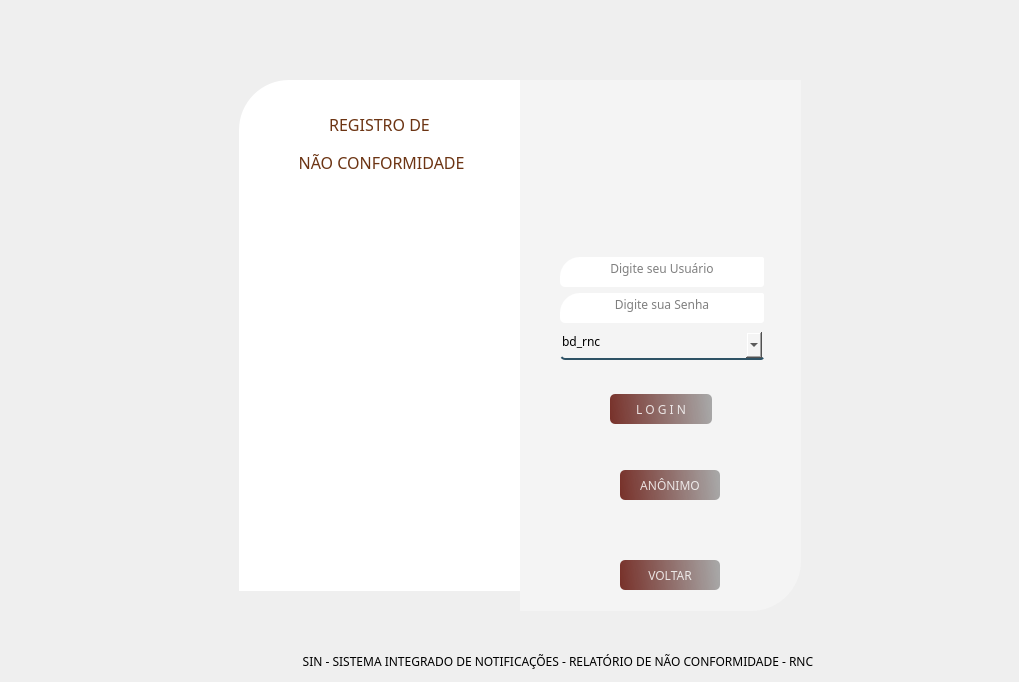
     <widget class="QWidget" name="page_7">
      <widget class="QFrame" name="frame_3">
       <property name="geometry">
        <rect>
         <x>239</x>
         <y>80</y>
         <width>281</width>
         <height>511</height>
        </rect>
       </property>
       <property name="font">
        <font>
         <family>Reem Kufi</family>
        </font>
       </property>
       <property name="styleSheet">
        <string notr="true">border-top-left-radius:50px;
image: url(:/Imagens/Fundo_login.jpg);
background-color: rgb(255, 255, 255);


</string>
       </property>
       <property name="frameShape">
        <enum>QFrame::StyledPanel</enum>
       </property>
       <property name="frameShadow">
        <enum>QFrame::Raised</enum>
       </property>
       <widget class="QLabel" name="label_12">
        <property name="geometry">
         <rect>
          <x>13</x>
          <y>110</y>
          <width>261</width>
          <height>351</height>
         </rect>
        </property>
        <property name="styleSheet">
         <string notr="true">image: url(:/Imagem/Dia-da-Qualidadecorte (1).png);</string>
        </property>
        <property name="text">
         <string/>
        </property>
       </widget>
       <widget class="QWidget" name="layoutWidget_2">
        <property name="geometry">
         <rect>
          <x>51</x>
          <y>28</y>
          <width>179</width>
          <height>70</height>
         </rect>
        </property>
        <layout class="QVBoxLayout" name="verticalLayout_26">
         <item>
          <widget class="QLabel" name="label_13">
           <property name="font">
            <font>
             <family>Reem Kufi</family>
             <pointsize>12</pointsize>
             <bold>false</bold>
            </font>
           </property>
           <property name="styleSheet">
            <string notr="true">color: rgb(108, 52, 19);</string>
           </property>
           <property name="text">
            <string>REGISTRO DE</string>
           </property>
           <property name="alignment">
            <set>Qt::AlignCenter</set>
           </property>
          </widget>
         </item>
         <item>
          <widget class="QLabel" name="label_23">
           <property name="font">
            <font>
             <family>Reem Kufi</family>
             <pointsize>12</pointsize>
             <bold>false</bold>
            </font>
           </property>
           <property name="styleSheet">
            <string notr="true">color: rgb(108, 52, 19);</string>
           </property>
           <property name="text">
            <string> NÃO CONFORMIDADE</string>
           </property>
           <property name="alignment">
            <set>Qt::AlignCenter</set>
           </property>
          </widget>
         </item>
        </layout>
       </widget>
      </widget>
      <widget class="QFrame" name="frame_4">
       <property name="geometry">
        <rect>
         <x>520</x>
         <y>80</y>
         <width>281</width>
         <height>531</height>
        </rect>
       </property>
       <property name="styleSheet">
        <string notr="true">border-bottom-right-radius:50px;
background-color: rgb(244, 244, 244);</string>
       </property>
       <property name="frameShape">
        <enum>QFrame::StyledPanel</enum>
       </property>
       <property name="frameShadow">
        <enum>QFrame::Raised</enum>
       </property>
       <widget class="QWidget" name="layoutWidget_9">
        <property name="geometry">
         <rect>
          <x>40</x>
          <y>176</y>
          <width>204</width>
          <height>105</height>
         </rect>
        </property>
        <layout class="QVBoxLayout" name="verticalLayout_27">
         <item>
          <layout class="QVBoxLayout" name="verticalLayout_28">
           <item>
            <widget class="QLineEdit" name="txt_usuario">
             <property name="minimumSize">
              <size>
               <width>200</width>
               <height>30</height>
              </size>
             </property>
             <property name="font">
              <font>
               <family>Reem Kufi</family>
              </font>
             </property>
             <property name="styleSheet">
              <string notr="true">background-color: rgb(255, 255, 255);
padding-bottom:7px;
border-top-left-radius : 20px;
border-top-right-radius : 2px;
border-bottom-left-radius:5px;
border-bottom-right-radius : 3px;</string>
             </property>
             <property name="text">
              <string/>
             </property>
             <property name="alignment">
              <set>Qt::AlignCenter</set>
             </property>
             <property name="placeholderText">
              <string>Digite seu Usuário</string>
             </property>
            </widget>
           </item>
           <item>
            <widget class="QLineEdit" name="txt_senha">
             <property name="minimumSize">
              <size>
               <width>200</width>
               <height>30</height>
              </size>
             </property>
             <property name="font">
              <font>
               <family>Reem Kufi</family>
              </font>
             </property>
             <property name="styleSheet">
              <string notr="true">background-color: rgb(255, 255, 255);
padding-bottom:7px;
border-top-left-radius : 20px;
border-top-right-radius : 2px;
border-bottom-left-radius:5px;
border-bottom-right-radius : 3px;</string>
             </property>
             <property name="text">
              <string/>
             </property>
             <property name="echoMode">
              <enum>QLineEdit::Password</enum>
             </property>
             <property name="alignment">
              <set>Qt::AlignCenter</set>
             </property>
             <property name="placeholderText">
              <string>Digite sua Senha</string>
             </property>
            </widget>
           </item>
          </layout>
         </item>
         <item>
          <widget class="QComboBox" name="cb_empresa">
           <property name="minimumSize">
            <size>
             <width>200</width>
             <height>20</height>
            </size>
           </property>
           <property name="font">
            <font>
             <family>Reem Kufi</family>
            </font>
           </property>
           <property name="layoutDirection">
            <enum>Qt::LeftToRight</enum>
           </property>
           <property name="styleSheet">
            <string notr="true">border:2px solid rgba(0,0,0,0);
border-bottom-color:rgba(46,82,101,255);
color:rgb(0,0,0);
padding-bottom:7px;
border-top-left-radius : 20px;
border-top-right-radius : 2px;
border-bottom-left-radius:5px;
border-bottom-right-radius : 3px;</string>
           </property>
           <property name="insertPolicy">
            <enum>QComboBox::NoInsert</enum>
           </property>
           <property name="sizeAdjustPolicy">
            <enum>QComboBox::AdjustToContentsOnFirstShow</enum>
           </property>
           <property name="placeholderText">
            <string/>
           </property>
           <item>
            <property name="text">
             <string>bd_rnc</string>
            </property>
           </item>
           <item>
            <property name="text">
             <string>bd_rnc_homologa</string>
            </property>
           </item>
          </widget>
         </item>
        </layout>
       </widget>
       <widget class="QPushButton" name="btn_anonimo">
        <property name="geometry">
         <rect>
          <x>100</x>
          <y>390</y>
          <width>100</width>
          <height>30</height>
         </rect>
        </property>
        <property name="minimumSize">
         <size>
          <width>100</width>
          <height>30</height>
         </size>
        </property>
        <property name="font">
         <font>
          <family>Reem Kufi</family>
         </font>
        </property>
        <property name="styleSheet">
         <string notr="true">QPushButton#btn_anonimo{
	background-color: qlineargradient(spread:pad, x1:0, y1:0.505682, x2:1, y2:0.477, stop:0 rgba(100, 19,11, 219), stop:1 rgba(0, 0, 0, 80));
	color:rgba(255, 255, 255, 210);
	border-radius: 5px;
}
QPushButton#btn_anonimo:hover{
	background-color: qlineargradient(spread:pad, x1:0, y1:0.505682,x2:1,y2:0.477, stop:0 rgba(150, 123, 111, 219), stop:1 rgba(85, 81, 84, 226));
}
QPushButton#btn_anonimo:pressed{
	padding-left:5px;
	padding -top:5px;
	background-color:rgba(150, 123, 111, 255);
}
</string>
        </property>
        <property name="text">
         <string>ANÔNIMO</string>
        </property>
       </widget>
       <widget class="QWidget" name="layoutWidget_10">
        <property name="geometry">
         <rect>
          <x>90</x>
          <y>295</y>
          <width>102</width>
          <height>68</height>
         </rect>
        </property>
        <layout class="QVBoxLayout" name="verticalLayout_29">
         <item>
          <widget class="QPushButton" name="btn_login_rnc">
           <property name="enabled">
            <bool>false</bool>
           </property>
           <property name="minimumSize">
            <size>
             <width>100</width>
             <height>30</height>
            </size>
           </property>
           <property name="font">
            <font>
             <family>Reem Kufi</family>
            </font>
           </property>
           <property name="styleSheet">
            <string notr="true">QPushButton#btn_login_rnc{
	background-color: qlineargradient(spread:pad, x1:0, y1:0.505682, x2:1, y2:0.477, stop:0 rgba(100, 19,11, 219), stop:1 rgba(0, 0, 0, 80));
	color:rgba(255, 255, 255, 210);
	border-radius: 5px;
}
QPushButton#btn_login_rnc:hover{
	background-color: qlineargradient(spread:pad, x1:0, y1:0.505682,x2:1,y2:0.477, stop:0 rgba(150, 123, 111, 219), stop:1 rgba(85, 81, 84, 226));
}
QPushButton#btn_login_rnc:pressed{
	padding-left:5px;
	padding -top:5px;
	background-color:rgba(150, 123, 111, 255);
}
</string>
           </property>
           <property name="text">
            <string>L O G I N</string>
           </property>
          </widget>
         </item>
        </layout>
       </widget>
       <widget class="QLabel" name="label_14">
        <property name="geometry">
         <rect>
          <x>70</x>
          <y>5</y>
          <width>141</width>
          <height>151</height>
         </rect>
        </property>
        <property name="styleSheet">
         <string notr="true">image: url(:/Imagens/password.png);</string>
        </property>
        <property name="text">
         <string/>
        </property>
       </widget>
       <widget class="QPushButton" name="btn_SairApp">
        <property name="enabled">
         <bool>false</bool>
        </property>
        <property name="geometry">
         <rect>
          <x>100</x>
          <y>480</y>
          <width>100</width>
          <height>30</height>
         </rect>
        </property>
        <property name="minimumSize">
         <size>
          <width>100</width>
          <height>30</height>
         </size>
        </property>
        <property name="font">
         <font>
          <family>Reem Kufi</family>
         </font>
        </property>
        <property name="styleSheet">
         <string notr="true">QPushButton#btn_SairApp{
	background-color: qlineargradient(spread:pad, x1:0, y1:0.505682, x2:1, y2:0.477, stop:0 rgba(100, 19,11, 219), stop:1 rgba(0, 0, 0, 80));
	color:rgba(255, 255, 255, 210);
	border-radius: 5px;
}
QPushButton#btn_SairApp:hover{
	background-color: qlineargradient(spread:pad, x1:0, y1:0.505682,x2:1,y2:0.477, stop:0 rgba(150, 123, 111, 219), stop:1 rgba(85, 81, 84, 226));
}
QPushButton#btn_SairApp:pressed{
	padding-left:5px;
	padding -top:5px;
	background-color:rgba(150, 123, 111, 255);
}
</string>
        </property>
        <property name="text">
         <string>VOLTAR</string>
        </property>
       </widget>
      </widget>
      <widget class="QLabel" name="label_92">
       <property name="geometry">
        <rect>
         <x>109</x>
         <y>650</y>
         <width>901</width>
         <height>23</height>
        </rect>
       </property>
       <property name="font">
        <font>
         <family>Reem Kufi</family>
        </font>
       </property>
       <property name="styleSheet">
        <string notr="true">color: rgb(0,0,0);</string>
       </property>
       <property name="text">
        <string>SIN - SISTEMA INTEGRADO DE NOTIFICAÇÕES - RELATÓRIO DE NÃO CONFORMIDADE - RNC </string>
       </property>
       <property name="alignment">
        <set>Qt::AlignCenter</set>
       </property>
      </widget>
     </widget>
